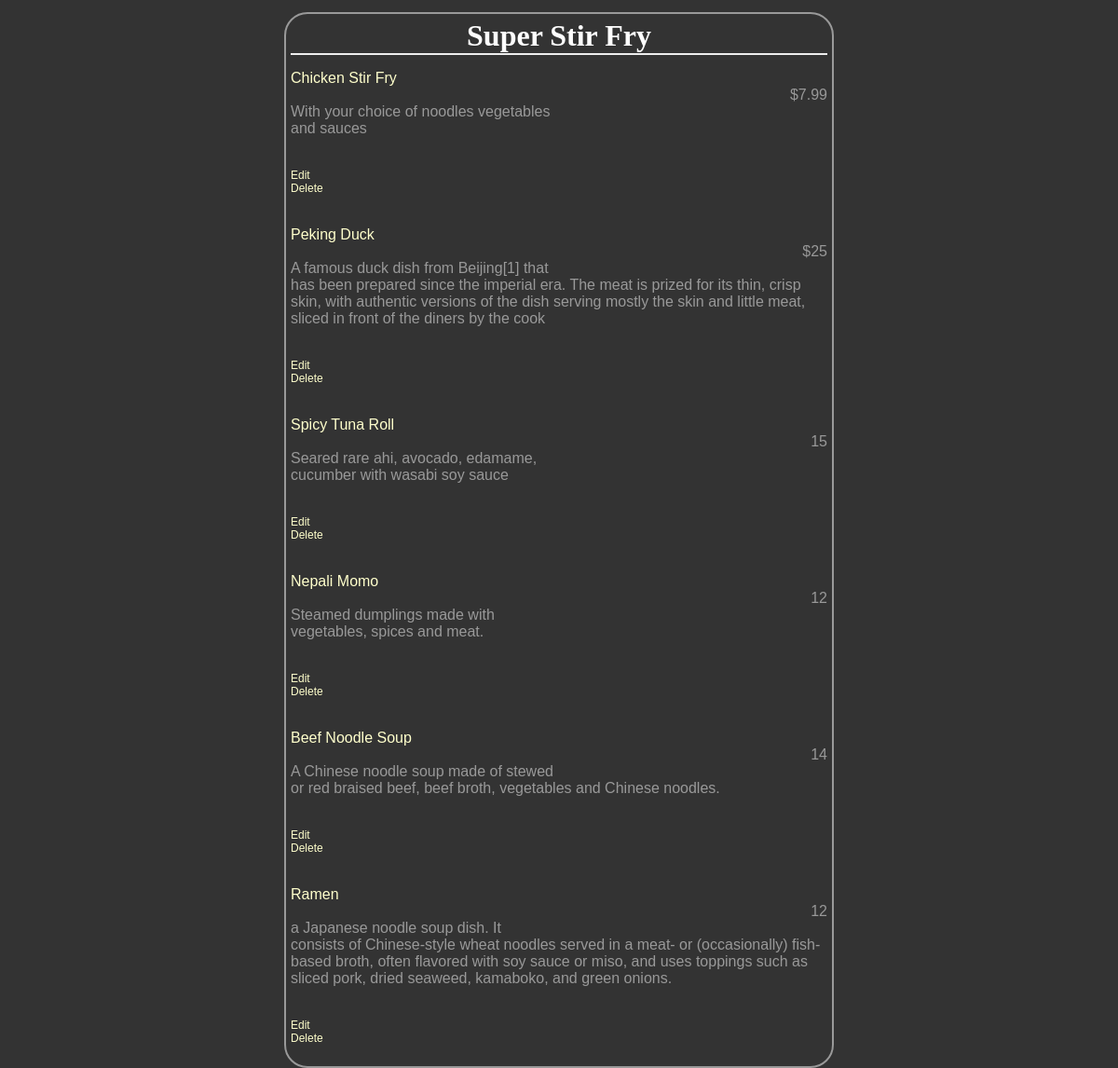
/restaurants/3/, run on an earlier commit of the app's database.
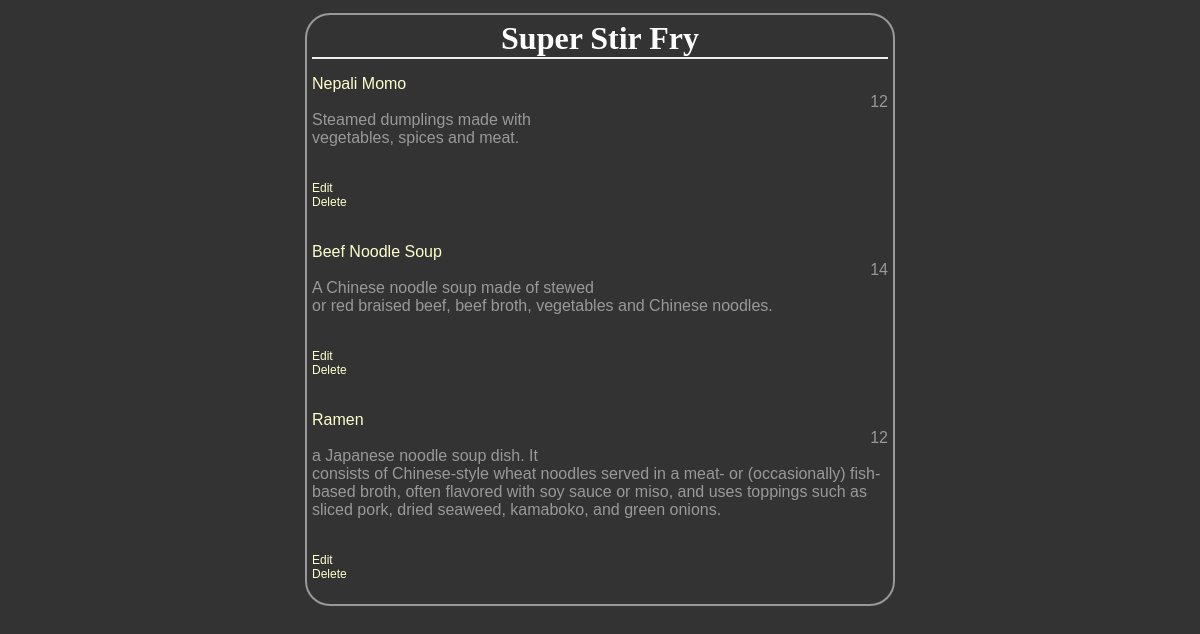
And on a later commit of the database.
### database_setup.py (models this page shows, shortened)
class Restaurant(Base):
	__tablename__ = 'restaurant'
	id = Column(Integer, primary_key = True)
	name = Column(String(80),nullable = False)

class MenuItem(Base):
	__tablename__ = 'menu_item'
	name = Column(String(80),nullable = False)
	id = Column(Integer, primary_key = True)
	course = Column(String(250))
	description = Column(String(250))
	price = Column(String(8))
	restaurant_id = Column(Integer, ForeignKey('restaurant.id'))
	restaurant = relationship(Restaurant)

### project.py (the view)
@app.route('/')
@app.route('/restaurants/<int:restaurant_id>/')
def restaurantMenu(restaurant_id):
    restaurant = session.query(Restaurant).filter_by(id=restaurant_id).one()
    items = session.query(MenuItem).filter_by(restaurant_id=restaurant.id)
    return render_template('menu.html', restaurant=restaurant, items=items)

### templates/menu.html (shortened to what this page needs)
<html>
<head>
	<link rel=stylesheet type=text/css href="{{ url_for('static', filename='style.css') }}">
	</head>
	<body>
	<div class = 'pane'>
		<div class = 'header'>
		<h1>{{restaurant.name}}</h1>
		</div>
{% for i in items %}
	<div class= 'nameAndPrice'>
		<span class= 'name'><p>{{i.name}}</p></span>
		<span class= 'price'><p>{{i.price}}</p></span>
	</div>
	<div class='description'>
		<p>{{i.description}}</p>
	</div>
	<div class='editdeletepane'>
		<a href="{{url_for('editMenuItem', restaurant_id = restaurant.id, MenuID = i.id) }}">Edit</a>
		<a href="{{url_for('deleteMenuItem', restaurant_id = restaurant.id, menu_id = i.id) }}">Delete</a>
	</div>
{% endfor %}
	</div>
</body>
</html>

### static/style.css (style rules this page uses)
body { font-family: sans-serif; background-image: url('img3.jpg'); background-color: #333333 }
h1, h2, h3, h4 { color: #FFFFFF; }
h1, h2 { font-family: 'Georgia', serif; margin: 0; }
h1 { border-bottom: 2px solid #eee; }
a { text-decoration: none; color: #FFFFCC; font-size: .75em; }
.pane { position:absolute; left: 25%; right: 25%; border: 2px solid; border-radius: 25px; padding: 5px; margin: 5px; border-color: #999999; background-color: #333333 }
.header { left:50%; text-align: center; }
.name { width:50%;display: inline-block; float: left; color:#FFFFCC }
.description { color: #999999; }
.price { text-align: right; width:50%; float: right; color: #999999; }
.editdeletepane { color: #FFFFCC; }

What changed in the data, as far as the page shows it:
removed MenuItem: name "Chicken Stir Fry", price "$7.99", description "With your choice of noodles vegetables and sauces"
removed MenuItem: name "Peking Duck", price "$25", description "A famous duck dish from Beijing[1] that has been prepared since the imperial era. The meat is prized for its thin, crisp skin, with authentic versions of the dish serving mostly the skin and little meat, sliced in front of the diners by the cook"
removed MenuItem: name "Spicy Tuna Roll", price "15", description "Seared rare ahi, avocado, edamame, cucumber with wasabi soy sauce"
